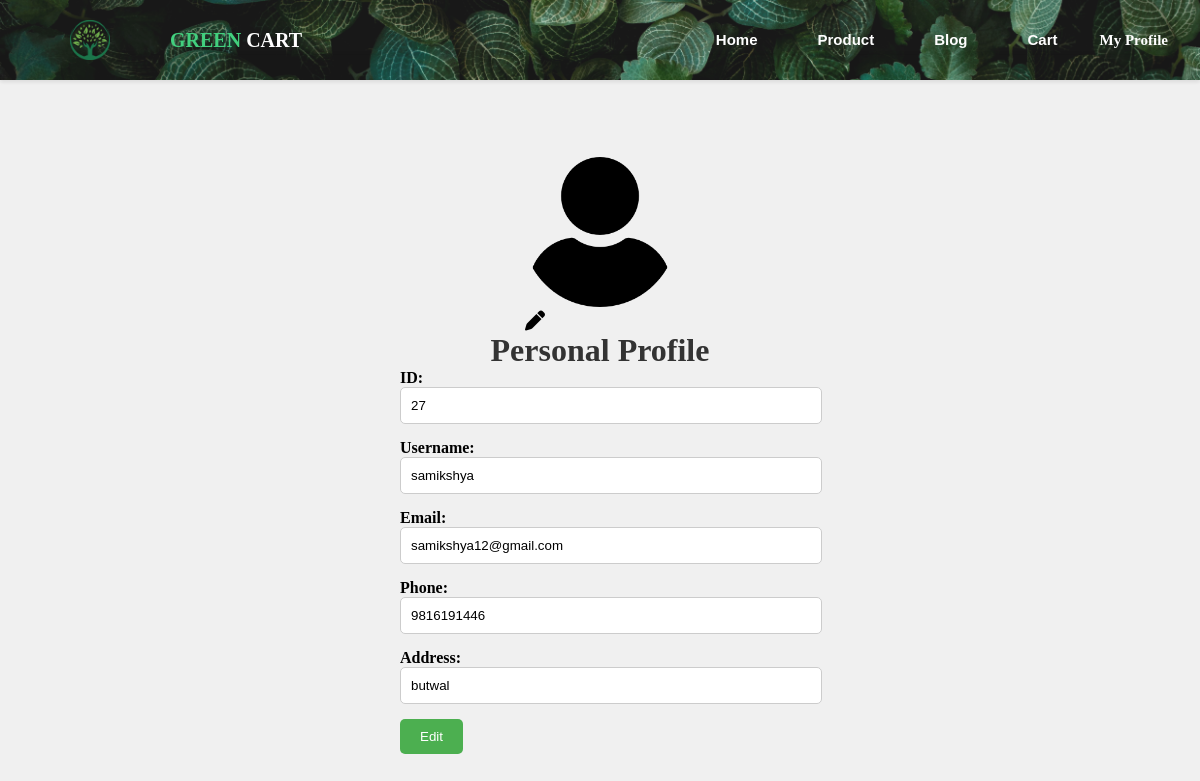
Screenshot of /AIV0/userside/profile.php (signed in) with the database file from the repository.
### tables this page shows
CREATE TABLE `customeruser` (
  `id` int(11) NOT NULL,
  `username` varchar(20) NOT NULL,
  `phone` varchar(20) NOT NULL,
  `Email` varchar(30) NOT NULL,
  `Password` varchar(20) NOT NULL,
  `role` int(11) NOT NULL,
  `address` varchar(50) NOT NULL
);

### AIV0/userside/profile.php (the view, shortened to what this page needs)
<?php
include '../include/db.php';
$id = $_SESSION['id'];
$accCheck = "SELECT * FROM customeruser WHERE id=$id";
$result = $conn->query($accCheck);
$row = mysqli_fetch_assoc($result);
$uname = $row["username"];
$umail = $row["Email"];
$uphone = $row["phone"];
$uaddress = $row["address"];
$profileImage = $row["profile_image"] ?? "user.png";
?>
<!DOCTYPE html>
<html lang="en">
<head>
    <link rel="stylesheet" href="../css/profile.css">
    <link rel="stylesheet" type="text/css" href="../include/nav.css">
    <link rel="stylesheet" href="https://cdnjs.cloudflare.com/ajax/libs/font-awesome/6.4.2/css/all.min.css">
</head>
<body>
    <?php include "../include/nav.php"; ?>
    <div class="container">
        <div class="profile-img">
            <img src="../img/<?php echo $profileImage; ?>" alt="profile" height="150px" id="profilePic">
            <form action="upload_profile.php" method="POST" enctype="multipart/form-data">
            <label for="fileUpload">
    <i class="fa-solid fa-pen" style="font-size: 20px; cursor: pointer;"></i>
</label>
            </form>
        </div>
        <h1>Personal Profile</h1>
        <form action="update_profile.php" method="POST">
            <label for="id">ID:</label><br>
            <input readonly type="text" value="<?php echo $id ?>" name="id">
            <label for="username">Username:</label><br>
            <input readonly type="text" value="<?php echo $uname ?>" name="name">
            <label for="email">Email:</label><br>
            <input readonly type="email" value="<?php echo $umail ?>" name="email">
            <label for="phone">Phone:</label><br>
            <input readonly type="number" value="<?php echo $uphone ?>" name="phone">
            <label for="address">Address:</label><br>
            <input readonly type="text" value="<?php echo $uaddress ?>" name="address">
            <button type='submit' name='edit' formaction="update_profile.php">Edit</button>
        </form>
    </div>
</body>
</html>

### AIV0/css/profile.css (style rules this page uses)
.container { display: flex; flex-direction: column; align-items: center; justify-content: center; min-height: 100vh; background-color: #f0f0f0; margin-top: -25px; border-radius: 10px; box-shadow: 0 0 10px rgba(0, 0, 0, 0.2); }
form { width: 100%; max-width: 400px; }
label { font-weight: bold; margin-bottom: 5px; }
input[type="text"], input[type="email"], input[type="number"] { width: 100%; padding: 10px; margin-bottom: 15px; border: 1px solid #ccc; border-radius: 5px; }
button { background-color: #4caf50; color: white; border: none; padding: 10px 20px; border-radius: 5px; cursor: pointer; transition: background-color 0.3s; }
h1 { color: #333; text-align: center; }

### AIV0/include/nav.css (style rules this page uses)
html { overflow-y: scroll; }
* { padding: 0; margin: 0; }

### rows the page displays
customeruser: name "samikshya", email "samikshya12@gmail.com", phone "9816191446", address "butwal"
